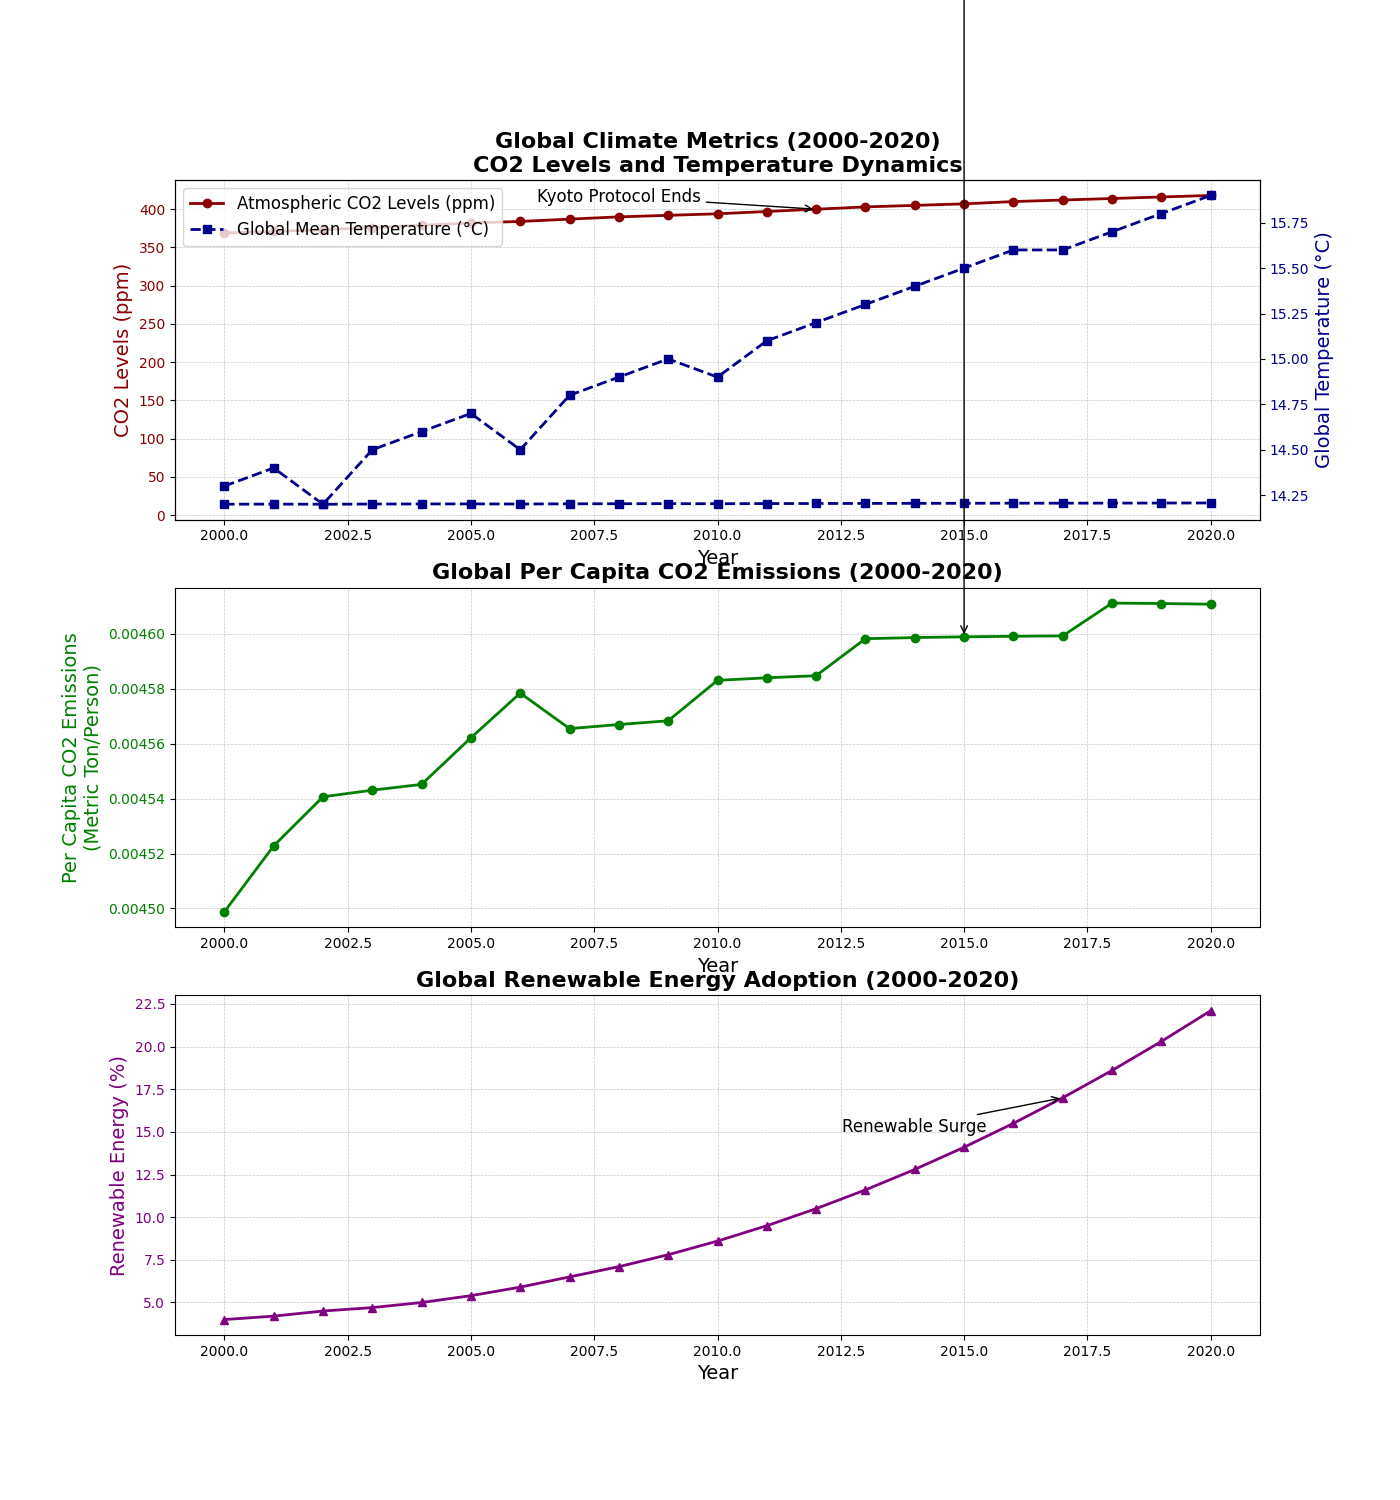

Generate this figure with Python:
import matplotlib.pyplot as plt
import numpy as np

# Define the years and corresponding atmospheric CO2 levels and global mean temperatures
years = np.arange(2000, 2021)
co2_levels = [369, 371, 373, 376, 379, 382, 384, 387, 390, 392, 394, 397, 400, 403, 405, 407, 410, 412, 414, 416, 418]
global_temps = [14.3, 14.4, 14.2, 14.5, 14.6, 14.7, 14.5, 14.8, 14.9, 15.0, 14.9, 15.1, 15.2, 15.3, 15.4, 15.5, 15.6, 15.6, 15.7, 15.8, 15.9]

# Define a new metric: per capita CO2 emissions
population_million = [6112.8, 6235.1, 6364.7, 6493.4, 6622.4, 6751.2, 6880.1, 7009.1, 7138.2, 7267.4, 7396.8, 7526.2, 7655.8, 7785.6, 7915.4, 8045.4, 8175.5, 8305.7, 8436.0, 8566.4, 8697.0]
co2_emissions = [27.5, 28.2, 28.9, 29.5, 30.1, 30.8, 31.5, 32.0, 32.6, 33.2, 33.9, 34.5, 35.1, 35.8, 36.4, 37.0, 37.6, 38.2, 38.9, 39.5, 40.1]
per_capita_emissions = [co2/pop for co2, pop in zip(co2_emissions, population_million)]

# Define hypothetical data for renewable energy adoption
renewable_energy_adoption = [4.0, 4.2, 4.5, 4.7, 5.0, 5.4, 5.9, 6.5, 7.1, 7.8, 8.6, 9.5, 10.5, 11.6, 12.8, 14.1, 15.5, 17.0, 18.6, 20.3, 22.1] # In percentage

# Initialize the plot with multiple subplots
fig, (ax1, ax2, ax3) = plt.subplots(3, 1, figsize=(14, 15), dpi=100)

# Plot the CO2 levels and global temperature on the first subplot
ax1.plot(years, co2_levels, color='darkred', linestyle='-', linewidth=2, marker='o', label='Atmospheric CO2 Levels (ppm)')
ax1.plot(years, global_temps, color='darkblue', linestyle='--', linewidth=2, marker='s', label='Global Mean Temperature (°C)')

ax1.grid(True, linestyle='--', linewidth=0.5, alpha=0.7)
ax1.set_title('Global Climate Metrics (2000-2020)\nCO2 Levels and Temperature Dynamics', fontsize=16, weight='bold')
ax1.set_xlabel('Year', fontsize=14)
ax1.set_ylabel('CO2 Levels (ppm)', fontsize=14, color='darkred')
ax1.tick_params(axis='y', labelcolor='darkred')

ax1_secondary = ax1.twinx()
ax1_secondary.set_ylabel('Global Temperature (°C)', fontsize=14, color='darkblue')
ax1_secondary.plot(years, global_temps, color='darkblue', linestyle='--', linewidth=2, marker='s')
ax1_secondary.tick_params(axis='y', labelcolor='darkblue')

lines, labels = ax1.get_legend_handles_labels()
lines2, labels2 = ax1_secondary.get_legend_handles_labels()
ax1.legend(lines + lines2, labels + labels2, loc='upper left', fontsize=12)

# Plot the per capita CO2 emissions in the second subplot
ax2.plot(years, per_capita_emissions, color='green', linestyle='-', linewidth=2, marker='o', label='Per Capita CO2 Emissions (Metric Ton/Person)')

ax2.grid(True, linestyle='--', linewidth=0.5, alpha=0.7)
ax2.set_title('Global Per Capita CO2 Emissions (2000-2020)', fontsize=16, weight='bold')
ax2.set_xlabel('Year', fontsize=14)
ax2.set_ylabel('Per Capita CO2 Emissions\n(Metric Ton/Person)', fontsize=14, color='green')
ax2.tick_params(axis='y', labelcolor='green')

# Plot the renewable energy adoption in the third subplot
ax3.plot(years, renewable_energy_adoption, color='purple', linestyle='-', linewidth=2, marker='^', label='Renewable Energy Adoption (%)')

ax3.grid(True, linestyle='--', linewidth=0.5, alpha=0.7)
ax3.set_title('Global Renewable Energy Adoption (2000-2020)', fontsize=16, weight='bold')
ax3.set_xlabel('Year', fontsize=14)
ax3.set_ylabel('Renewable Energy (%)', fontsize=14, color='purple')
ax3.tick_params(axis='y', labelcolor='purple')

# Annotations for significant data points
ax1.annotate('Kyoto Protocol Ends', xy=(2012, co2_levels[12]), xytext=(2008, 410),
             arrowprops=dict(facecolor='black', arrowstyle='->'),
             fontsize=12, ha='center')

ax2.annotate('Sharp Increase', xy=(2015, per_capita_emissions[15]), xytext=(2010, 4.5),
             arrowprops=dict(facecolor='black', arrowstyle='->'),
             fontsize=12, ha='center')

ax3.annotate('Renewable Surge', xy=(2017, renewable_energy_adoption[17]), xytext=(2014, 15),
             arrowprops=dict(facecolor='black', arrowstyle='->'),
             fontsize=12, ha='center')

plt.tight_layout()
plt.show()
